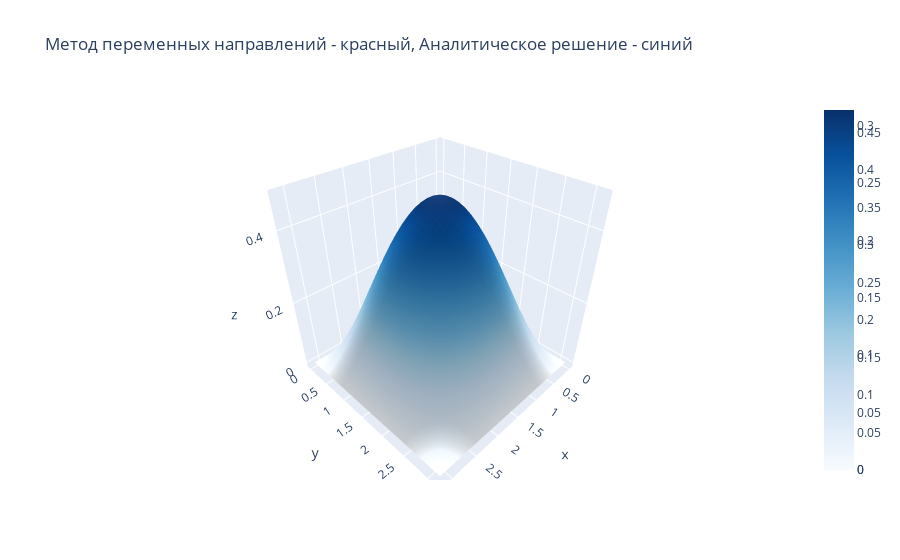

Notebook code cell kept with this figure:
### Code cell
fig = go.Figure(data=[go.Surface(z=UU[len(T) // 2], x=X, y=Y, colorscale='Reds', name='Метод переменных направлений'), go.Surface(z=U_true[len(T) // 2], x=X, y=Y, colorscale='Blues', name='Аналитическое решение')])
fig.update_layout(title='Метод переменных направлений - красный, Аналитическое решение - синий', showlegend=True)
fig.show()
